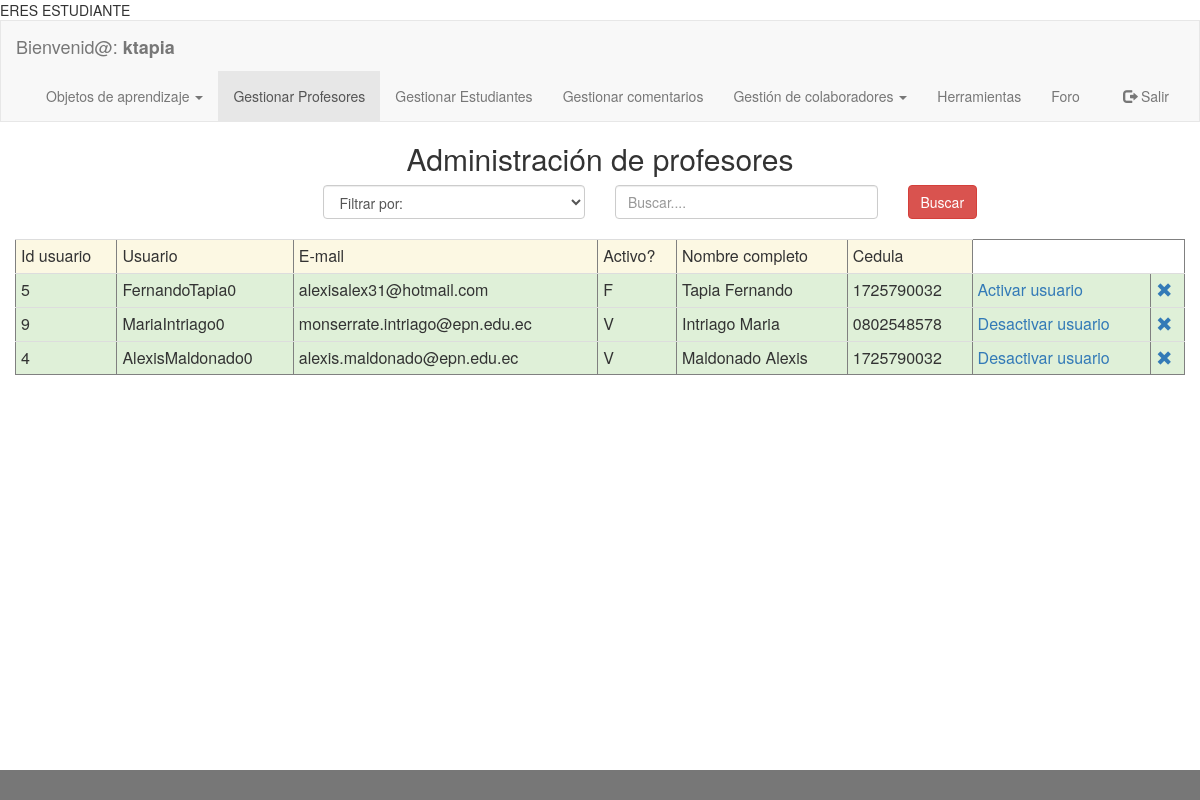
The page /aplicacion/modulos_administrador/adm_buscar_profesores.php (signed in) on the database its author committed.
### tables this page shows
CREATE TABLE `profesor` (
  `idprofesor` int(11) NOT NULL,
  `ci` varchar(10) DEFAULT NULL,
  `nombres` varchar(45) DEFAULT NULL,
  `apellidos` varchar(45) DEFAULT NULL,
  `id_departamento` int(11) DEFAULT NULL,
  `id_facultad` int(11) DEFAULT NULL,
  `mail` varchar(45) DEFAULT NULL,
  `id_usuario` int(11) DEFAULT NULL,
  `fecha_nacimiento` varchar(45) DEFAULT NULL,
  `genero` varchar(1) DEFAULT NULL,
  `ciudad` varchar(10) DEFAULT NULL,
  `domicilio` varchar(60) DEFAULT NULL,
  `celular` varchar(15) DEFAULT NULL,
  `convencional` varchar(15) DEFAULT NULL
);

CREATE TABLE `usuario` (
  `idUsuario` int(11) NOT NULL,
  `usuario` varchar(45) DEFAULT NULL,
  `contrasenia` varchar(45) DEFAULT NULL,
  `tipo_usuario` varchar(3) DEFAULT NULL,
  `activo` varchar(1) DEFAULT NULL,
  `foto` varchar(45) DEFAULT ''
);

### aplicacion/modulos_administrador/adm_buscar_profesores.php (the view, shortened to what this page needs)
<!DOCTYPE html PUBLIC "-//W3C//DTD XHTML 1.0 Transitional//EN" "http://www.w3.org/TR/xhtml1/DTD/xhtml1-transitional.dtd">
<html xmlns="http://www.w3.org/1999/xhtml" lang="es">
    <head>
        <link rel="stylesheet" href="../../plugins/bootstrap/css/bootstrap.min.css"></link>
    </head>
    <body>
        <?php include './navbar_adm_profesores.php'; ?>
        <div class="container-fluid text-center">
            <div class="row content">
                <div class="col-sm-12 text-center">
                    <h2> Administración de profesores</h2>
                    <form onsubmit="return validar_busqueda_cedula()" action="../modulos_administrador/adm_ejecutar_buscar_profesores.php" method="post" enctype="multipart/form-data">
                        <div class="col-md-3">
                        </div>
                        <div class="col-md-3 text-left ">
                            <select class= "form-control" name="tipo_criterio" dir="ltr" required id="select_criterio">
                                <option value="">Filtrar por:</option>
                            </select></br>
                        </div>
                        <div class="col-md-3 text-center">
                            <input type="text" class="form-control" id="criterio_busqueda" placeholder="Buscar...." name="criterio_busqueda" required></br>
                        </div>
                        <div class="col-md-3 text-left">
                            <button id="registrar" type="submit" class="btn btn-danger">Buscar</button>
                        </div>
                    </form>
                    <?php
                    $statement = ("select u.*,p.nombres, p.apellidos, p.ci, p.mail from usuario as u, profesor as p where u.idUsuario=p.id_usuario order by activo");
                    $conexion = new Conexion();
                    $consulta = $conexion->prepare($statement);
                    $consulta->setFetchMode(PDO::FETCH_ASSOC);
                    $consulta->execute();
                    echo '<table border ="1|1" class="table table-condensed";>';
                    echo '<tr class="warning">';
                    echo '<td>Id usuario</td>';
                    echo '<td>Usuario</td>';
                    echo '<td>E-mail</td>';
                    echo '<td>Activo?</td>';
                    echo '<td>Nombre completo</td>';
                    echo '<td>Cedula</td>';
                    echo "</tr>";
                    if ($consulta->rowCount() != 0) {
                        while ($row = $consulta->fetch()) {
                            echo '<tr class="success">';
                            echo '<td>' . $row['idUsuario'] . '</td>';
                            echo '<td>' . $row['usuario'] . '</td>';
                            echo '<td>' . $row['mail'] . '</td>';
                            echo '<td>' . $row['activo'] . '</td>';
                            echo '<td>' . $row['apellidos'] . '  ' . $row['nombres'] . '</td>';
                            echo '<td>' . $row['ci'] . '</td>';
                            if ($row['activo'] == 'V') {
                                echo '<td><a href="adm_buscar_profesores.php?id=' . $row['idUsuario'] . '&id_gestion=1">Desactivar usuario</a></td>';
                            } else {
                                echo '<td><a href="adm_buscar_profesores.php?id=' . $row['idUsuario'] . '&id_gestion=2&mail=' . $row['mail'] . '&usuario=' . $row['usuario'] . '&contrasenia=' . $row['contrasenia'] . '">Activar usuario</a></td>';
                            }
                            echo "<td><a onClick=\"javascript: return confirm('Realmente desea eliminar el profesor seleccionado? Se eliminarán todos los objetos de aprendizaje asociados al mismo.');\" href='adm_buscar_profesores.php?id=" . $row['idUsuario'] . "&id_gestion=3'><span class='glyphicon glyphicon-remove'></a></td>";
                            echo '</tr>';
                        }
                    }
                    echo '</table>';
                    ?>
                </div>
            </div>
        </div></br></br></br>
        <footer class="label-default container-fluid text-center">
        </footer>
    </body>
</html>

### aplicacion/modulos_administrador/navbar_adm_profesores.php (shortened to what this page needs)
<nav class="navbar navbar-default">
    <div class="container-fluid">
        <div class="navbar-header">
            <a class="navbar-brand" href="#">Bienvenid@: <strong><?php echo $_SESSION['usuario'] ?></strong></a>
        </div>
        <div class="collapse navbar-collapse" id="myNavbar">
            <ul class="nav navbar-nav">
                <li class="dropdown">
                    <a class="dropdown-toggle" data-toggle="dropdown" href="#">Objetos de aprendizaje
                        <span class="caret"></span></a>
                </li>
                <li class="active"><a href="adm_buscar_profesores.php">Gestionar Profesores</a></li>
                <li ><a href="adm_buscar_estudiantes.php">Gestionar Estudiantes</a></li>
                <li><a href="adm_comentarios_todos.php">Gestionar comentarios</a></li>
                <li class="dropdown">
                    <a class="dropdown-toggle" data-toggle="dropdown" href="#">Gestión de colaboradores
                        <span class="caret"></span></a>
                </li>
                <li><a href="adm_herramientas.php">Herramientas</a></li>
               <li><a href="../modulos_comunes/modulo_foro/index.php">Foro</a></li>
            </ul>
            <ul class="nav navbar-nav navbar-right">
                <li><a href="../../aplicacion/desconectar_sesion.php"><span class="glyphicon glyphicon-log-out"></span> Salir</a></li>
            </ul>
        </div>
    </div>
</nav>

### aplicacion/modulos_administrador/adm_buscar_profesores.php (style rules this page uses)
.navbar { margin-bottom: 0; border-radius: 0; }
.row.content { height: 390px }
html { min-height: 100%; position: relative; }
body { margin:0; margin-bottom: 40px; }
footer { background-color: #555; color: white; padding: 15px; position: absolute; bottom: 0; width: 100%; }
.table > tbody > tr > td { vertical-align: middle; }

### rows shown on the page
profesor: id_usuario.idUsuario "5", id_usuario.usuario "FernandoTapia0", mail "alexisalex31@hotmail.com", id_usuario.activo "F", apellidos "Tapia", nombres "Fernando", ci "1725790032"
profesor: id_usuario.idUsuario "9", id_usuario.usuario "MariaIntriago0", mail "monserrate.intriago@epn.edu.ec", id_usuario.activo "V", apellidos "Intriago", nombres "Maria", ci "0802548578"
profesor: id_usuario.idUsuario "4", id_usuario.usuario "AlexisMaldonado0", mail "alexis.maldonado@epn.edu.ec", id_usuario.activo "V", apellidos "Maldonado", nombres "Alexis", ci "1725790032"

### other values the page prints
$_SESSION['usuario'] "ktapia"
